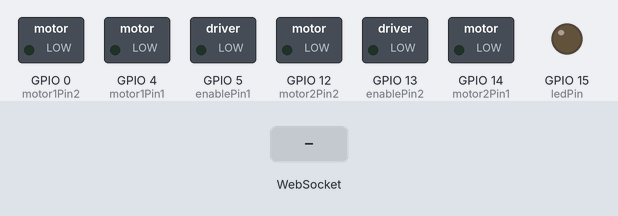
Bench run of a program on a simulated ESP8266 (NodeMCU). On the bench: switched loads named in the program (green lamp = pin HIGH), output pins drawn as LEDs (lit = HIGH). The inputs (shaded band) are chosen by the test bench. WiFi joins after 1.5 s; servers stay silent unless stated; what the program prints to the serial monitor is not drawn.

Above: at 3.2 s.
3.3 s: WebSocket text "forward" received
At 3.9 s:
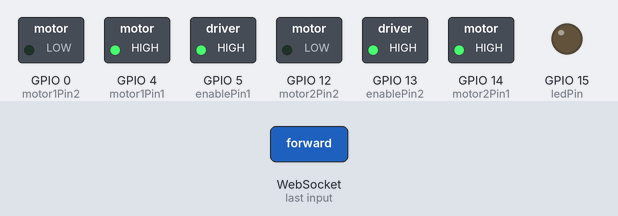
4.8 s: WebSocket text "backward" received
At 5.1 s:
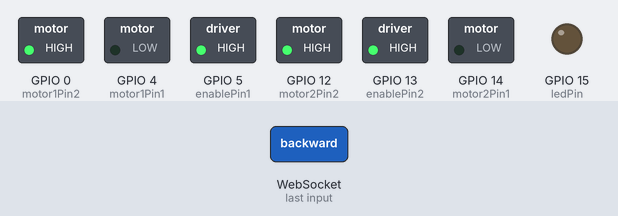
6.3 s: WebSocket text "left" received
At 7.4 s:
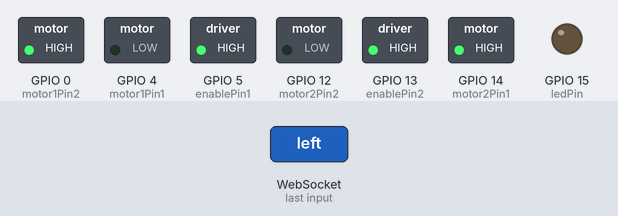
7.8 s: WebSocket text "right" received
At 8.6 s:
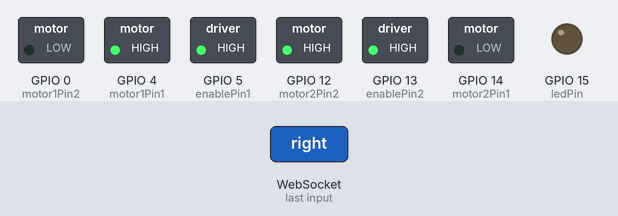
9.3 s: WebSocket text "toggle_led" received
At 9.7 s:
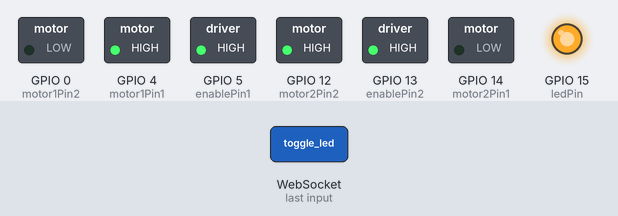
10.8 s: WebSocket text "stop" received
At 12.0 s:
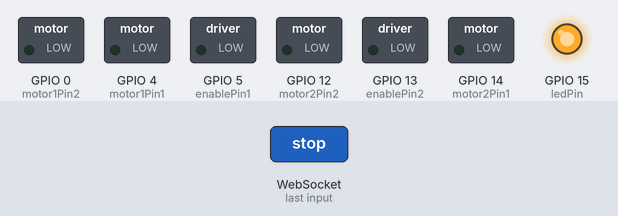
Timing chart, 0 to 13.3 s (numbered marks = the images above; inputs shaded):
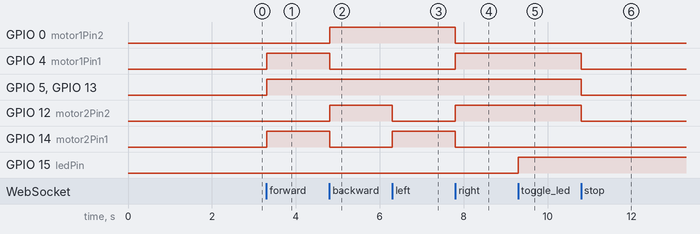

The program:

main.cpp
```cpp
#include <ESP8266WiFi.h>
#include <ESPAsyncWebServer.h>
#include <ESPAsyncTCP.h>

// Replace with your network credentials
const char* ssid = "yongjer_phone";
const char* password = "0963019917";

// Motor 1 pins
int enablePin1 = 5; // D1
int motor1Pin1 = 4; // D2
int motor1Pin2 = 0; // D3

// Motor 2 pins
int motor2Pin1 = 14; // D5
int motor2Pin2 = 12; // D6
int enablePin2 = 13; // D7

// LED pin
int ledPin = 15;
bool ledState = false;

AsyncWebServer server(80);
AsyncWebSocket ws("/ws");

void handleWebSocketMessage(void *arg, uint8_t *data, size_t len) {
  AwsFrameInfo *info = (AwsFrameInfo*)arg;
  if(info->final && info->index == 0 && info->len == len && info->opcode == WS_TEXT) {
    data[len] = 0;
    String message = String((char*)data);

    if(message == "forward") {
      digitalWrite(enablePin1, HIGH);
      digitalWrite(motor1Pin1, HIGH);
      digitalWrite(motor1Pin2, LOW);
      digitalWrite(enablePin2, HIGH);
      digitalWrite(motor2Pin1, HIGH);
      digitalWrite(motor2Pin2, LOW);
    } else if(message == "backward") {
      digitalWrite(enablePin1, HIGH);
      digitalWrite(motor1Pin1, LOW);
      digitalWrite(motor1Pin2, HIGH);
      digitalWrite(enablePin2, HIGH);
      digitalWrite(motor2Pin1, LOW);
      digitalWrite(motor2Pin2, HIGH);
    } else if(message == "left") {
      digitalWrite(enablePin1, HIGH);
      digitalWrite(motor1Pin1, LOW);
      digitalWrite(motor1Pin2, HIGH);
      digitalWrite(enablePin2, HIGH);
      digitalWrite(motor2Pin1, HIGH);
      digitalWrite(motor2Pin2, LOW);
    } else if(message == "right") {
      digitalWrite(enablePin1, HIGH);
      digitalWrite(motor1Pin1, HIGH);
      digitalWrite(motor1Pin2, LOW);
      digitalWrite(enablePin2, HIGH);
      digitalWrite(motor2Pin1, LOW);
      digitalWrite(motor2Pin2, HIGH);
    } else if(message == "stop") {
      digitalWrite(enablePin1, LOW);
      digitalWrite(motor1Pin1, LOW);
      digitalWrite(motor1Pin2, LOW);
      digitalWrite(enablePin2, LOW);
      digitalWrite(motor2Pin1, LOW);
      digitalWrite(motor2Pin2, LOW);
    } else if(message == "toggle_led") {
      ledState = !ledState;
      digitalWrite(ledPin, ledState ? HIGH : LOW);
    }
  }
}

void onEvent(AsyncWebSocket *server, AsyncWebSocketClient *client, AwsEventType type, void *arg, uint8_t *data, size_t len) {
  if(type == WS_EVT_DATA) {
    handleWebSocketMessage(arg, data, len);
  }
}

void setup() {
  Serial.begin(115200);

  // Set motor pins as outputs
  pinMode(enablePin1, OUTPUT);
  pinMode(motor1Pin1, OUTPUT);
  pinMode(motor1Pin2, OUTPUT);
  pinMode(motor2Pin1, OUTPUT);
  pinMode(motor2Pin2, OUTPUT);
  pinMode(enablePin2, OUTPUT);

  // Set LED pin as output
  pinMode(ledPin, OUTPUT);

  // Initialize motor pins to LOW
  digitalWrite(enablePin1, LOW);
  digitalWrite(motor1Pin1, LOW);
  digitalWrite(motor1Pin2, LOW);
  digitalWrite(motor2Pin1, LOW);
  digitalWrite(motor2Pin2, LOW);
  digitalWrite(enablePin2, LOW);

  // Initialize LED pin to LOW
  digitalWrite(ledPin, LOW);

  // Connect to WiFi
  WiFi.begin(ssid, password);
  while (WiFi.status() != WL_CONNECTED) {
    delay(1000);
    Serial.println("Connecting to WiFi...");
  }
  Serial.println("Connected to the WiFi network");
  Serial.println(WiFi.localIP());

  // Set up WebSocket
  ws.onEvent(onEvent);
  server.addHandler(&ws);

  // Serve the HTML file
  server.on("/", HTTP_GET, [](AsyncWebServerRequest *request){
    request->send(200, "text/html", R"rawliteral(
      <html>
      <head>
        <title>Robot Car Control</title>
        <style>
          body { font-family: Arial, sans-serif; text-align: center; padding: 50px; }
          h1 { color: #333; }
          button { width: 100px; height: 50px; margin: 5px; font-size: 18px; cursor: pointer; border: none; border-radius: 5px; background-color: #4CAF50; color: white; }
          button:hover { background-color: #45a049; }
          .button-container { display: flex; justify-content: center; flex-direction: column; align-items: center; }
          .row { display: flex; }
        </style>
      </head>
      <body>
        <h1>Robot Car Control</h1>
        <div class='button-container'>
          <div class='row'>
            <button onclick="sendAction('forward')">Forward</button>
          </div>
          <div class='row'>
            <button onclick="sendAction('left')">Left</button>
            <button onclick="sendAction('stop')">Stop</button>
            <button onclick="sendAction('right')">Right</button>
          </div>
          <div class='row'>
            <button onclick="sendAction('backward')">Backward</button>
          </div>
          <div class='row'>
            <button onclick="sendAction('toggle_led')">Toggle LED</button>
          </div>
        </div>
        <script>
          var websocket;
          window.addEventListener('load', () => {
            websocket = new WebSocket('ws://' + window.location.hostname + '/ws');
            websocket.onopen = () => console.log('WebSocket connection opened');
            websocket.onclose = () => console.log('WebSocket connection closed');
            websocket.onerror = error => console.error('WebSocket error:', error);
          });
          function sendAction(action) {
            websocket.send(action);
          }
        </script>
      </body>
      </html>
    )rawliteral");
  });

  // Start server
  server.begin();
}

void loop() {
  ws.cleanupClients();
}
```

Measured:
- after the input at 3.3 s, GPIO 4 (motor1Pin1), GPIO 5 (enablePin1), GPIO 13 (enablePin2), GPIO 14 (motor2Pin1): LOW → HIGH at once
- after the input at 4.8 s, GPIO 0 (motor1Pin2), GPIO 12 (motor2Pin2): LOW → HIGH at once; GPIO 4 (motor1Pin1), GPIO 14 (motor2Pin1): HIGH → LOW at once
- after the input at 6.3 s, GPIO 12 (motor2Pin2): HIGH → LOW at once; GPIO 14 (motor2Pin1): LOW → HIGH at once
- after the input at 7.8 s, GPIO 0 (motor1Pin2), GPIO 14 (motor2Pin1): HIGH → LOW at once; GPIO 4 (motor1Pin1), GPIO 12 (motor2Pin2): LOW → HIGH at once
- after the input at 9.3 s, GPIO 15 (ledPin): LOW → HIGH at once
- after the input at 10.8 s, GPIO 4 (motor1Pin1), GPIO 5 (enablePin1), GPIO 12 (motor2Pin2), GPIO 13 (enablePin2): HIGH → LOW at once
